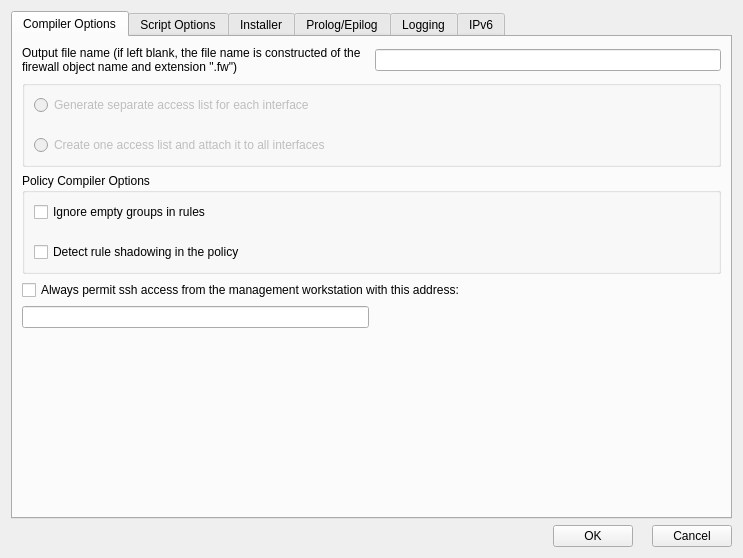
<?xml version="1.0" encoding="UTF-8"?>
<ui version="4.0">
 <class>procurveaclAdvancedDialog_q</class>
 <widget class="QDialog" name="procurveaclAdvancedDialog_q">
  <property name="windowModality">
   <enum>Qt::WindowModal</enum>
  </property>
  <property name="enabled">
   <bool>true</bool>
  </property>
  <property name="geometry">
   <rect>
    <x>0</x>
    <y>0</y>
    <width>743</width>
    <height>558</height>
   </rect>
  </property>
  <property name="windowTitle">
   <string>HP ProCurve ACL Firewall Settings</string>
  </property>
  <property name="sizeGripEnabled">
   <bool>false</bool>
  </property>
  <layout class="QGridLayout" name="gridLayout_5">
   <item row="0" column="0">
    <widget class="QTabWidget" name="tabWidget">
     <property name="currentIndex">
      <number>0</number>
     </property>
     <widget class="QWidget" name="compiler_tab">
      <attribute name="title">
       <string>Compiler Options</string>
      </attribute>
      <layout class="QGridLayout" name="gridLayout_9">
       <item row="0" column="0">
        <widget class="QLabel" name="textLabel1_5">
         <property name="sizePolicy">
          <sizepolicy hsizetype="Expanding" vsizetype="Preferred">
           <horstretch>0</horstretch>
           <verstretch>0</verstretch>
          </sizepolicy>
         </property>
         <property name="text">
          <string>Output file name (if left blank, the file name is constructed of the firewall object name and extension &quot;.fw&quot;)</string>
         </property>
         <property name="alignment">
          <set>Qt::AlignVCenter</set>
         </property>
         <property name="wordWrap">
          <bool>true</bool>
         </property>
        </widget>
       </item>
       <item row="0" column="1">
        <widget class="QLineEdit" name="outputFileName">
         <property name="minimumSize">
          <size>
           <width>300</width>
           <height>0</height>
          </size>
         </property>
         <property name="maximumSize">
          <size>
           <width>32767</width>
           <height>22</height>
          </size>
         </property>
        </widget>
       </item>
       <item row="1" column="0" colspan="2">
        <widget class="QGroupBox" name="groupBox">
         <property name="enabled">
          <bool>false</bool>
         </property>
         <property name="title">
          <string/>
         </property>
         <layout class="QGridLayout" name="gridLayout_4">
          <property name="verticalSpacing">
           <number>20</number>
          </property>
          <item row="0" column="0">
           <widget class="QRadioButton" name="separate_acls_for_interfaces">
            <property name="toolTip">
             <string>Compiler creates multiple access lists from the same policy,
two for each interface: one for inbound and another for
outbound. If the policy is written in a such way that no rule
can possibly be associated with an interface, this interface
gets no access list at all. Also, interfaces marked as 
&quot;unprotected&quot; never get access list regardless of how the policy
rules are designed.
</string>
            </property>
            <property name="text">
             <string>Generate separate access list for each interface</string>
            </property>
           </widget>
          </item>
          <item row="1" column="0">
           <widget class="QRadioButton" name="one_acl_for_all_interfaces">
            <property name="toolTip">
             <string>Compiler creates one access list and assigns it to all
interfaces.
</string>
            </property>
            <property name="text">
             <string>Create one access list and attach it to all interfaces</string>
            </property>
           </widget>
          </item>
         </layout>
        </widget>
       </item>
       <item row="2" column="0" colspan="2">
        <widget class="QGroupBox" name="frame114">
         <property name="sizePolicy">
          <sizepolicy hsizetype="Expanding" vsizetype="Preferred">
           <horstretch>0</horstretch>
           <verstretch>0</verstretch>
          </sizepolicy>
         </property>
         <property name="title">
          <string>Policy Compiler Options</string>
         </property>
         <property name="flat">
          <bool>false</bool>
         </property>
         <property name="checkable">
          <bool>false</bool>
         </property>
         <layout class="QGridLayout" name="gridLayout_6">
          <property name="verticalSpacing">
           <number>20</number>
          </property>
          <item row="0" column="0">
           <widget class="QCheckBox" name="procurve_acl_ignore_empty_groups">
            <property name="toolTip">
             <string>If the option is deactivated, compiler treats empty groups as an error and aborts processing the policy. If this option is activated, compiler removes all empty groups from all rule elements. If rule element becomes 'any' after the last empty group has been removed, the whole rule will be ignored. Use this option only if you fully understand how it works!</string>
            </property>
            <property name="text">
             <string>Ignore empty groups in rules</string>
            </property>
           </widget>
          </item>
          <item row="1" column="0">
           <widget class="QCheckBox" name="procurve_acl_check_shadowing">
            <property name="toolTip">
             <string>Shadowing happens because a rule is a superset of a subsequent rule and any packets potentially matched by the subsequent rule have already been matched by the prior rule.</string>
            </property>
            <property name="text">
             <string>Detect rule shadowing in the policy</string>
            </property>
           </widget>
          </item>
         </layout>
        </widget>
       </item>
       <item row="3" column="0" colspan="2">
        <widget class="QCheckBox" name="mgmt_ssh">
         <property name="text">
          <string>Always permit ssh access from the management workstation with this address:</string>
         </property>
         <property name="checkable">
          <bool>true</bool>
         </property>
         <property name="checked">
          <bool>false</bool>
         </property>
        </widget>
       </item>
       <item row="4" column="0">
        <widget class="QLineEdit" name="mgmt_addr">
         <property name="sizePolicy">
          <sizepolicy hsizetype="Expanding" vsizetype="Fixed">
           <horstretch>0</horstretch>
           <verstretch>0</verstretch>
          </sizepolicy>
         </property>
         <property name="minimumSize">
          <size>
           <width>300</width>
           <height>0</height>
          </size>
         </property>
         <property name="maximumSize">
          <size>
           <width>32767</width>
           <height>22</height>
          </size>
         </property>
        </widget>
       </item>
       <item row="4" column="1">
        <spacer name="horizontalSpacer_2">
         <property name="orientation">
          <enum>Qt::Horizontal</enum>
         </property>
         <property name="sizeHint" stdset="0">
          <size>
           <width>328</width>
           <height>20</height>
          </size>
         </property>
        </spacer>
       </item>
       <item row="5" column="0">
        <spacer>
         <property name="orientation">
          <enum>Qt::Vertical</enum>
         </property>
         <property name="sizeType">
          <enum>QSizePolicy::Expanding</enum>
         </property>
         <property name="sizeHint" stdset="0">
          <size>
           <width>20</width>
           <height>170</height>
          </size>
         </property>
        </spacer>
       </item>
      </layout>
     </widget>
     <widget class="QWidget" name="script_options_tab">
      <attribute name="title">
       <string>Script Options</string>
      </attribute>
      <layout class="QGridLayout" name="gridLayout_11">
       <item row="0" column="0">
        <widget class="QGroupBox" name="buttonGroup10">
         <property name="sizePolicy">
          <sizepolicy hsizetype="Preferred" vsizetype="Expanding">
           <horstretch>0</horstretch>
           <verstretch>0</verstretch>
          </sizepolicy>
         </property>
         <property name="title">
          <string/>
         </property>
         <layout class="QGridLayout" name="gridLayout_7">
          <property name="verticalSpacing">
           <number>5</number>
          </property>
          <item row="0" column="0">
           <widget class="QRadioButton" name="procurve_acl_acl_basic">
            <property name="sizePolicy">
             <sizepolicy hsizetype="Fixed" vsizetype="Fixed">
              <horstretch>0</horstretch>
              <verstretch>0</verstretch>
             </sizepolicy>
            </property>
            <property name="text">
             <string/>
            </property>
           </widget>
          </item>
          <item row="0" column="1">
           <widget class="QLabel" name="textLabel2_3">
            <property name="text">
             <string>Clear all access lists then install new ones. This method may interrupt access to the firewall if you manage it remotely via tunnel.</string>
            </property>
            <property name="alignment">
             <set>Qt::AlignVCenter</set>
            </property>
            <property name="wordWrap">
             <bool>true</bool>
            </property>
            <property name="buddy">
             <cstring>procurve_acl_acl_basic</cstring>
            </property>
           </widget>
          </item>
          <item row="1" column="0">
           <widget class="QRadioButton" name="procurve_acl_acl_no_clear">
            <property name="sizePolicy">
             <sizepolicy hsizetype="Fixed" vsizetype="Fixed">
              <horstretch>0</horstretch>
              <verstretch>0</verstretch>
             </sizepolicy>
            </property>
            <property name="text">
             <string/>
            </property>
           </widget>
          </item>
          <item row="1" column="1">
           <widget class="QLabel" name="textLabel3">
            <property name="focusPolicy">
             <enum>Qt::ClickFocus</enum>
            </property>
            <property name="text">
             <string>Do not clear access lists, just generate commands for the new ones. Use this option if you have your own policy installation scripts.</string>
            </property>
            <property name="alignment">
             <set>Qt::AlignVCenter</set>
            </property>
            <property name="wordWrap">
             <bool>true</bool>
            </property>
            <property name="buddy">
             <cstring>procurve_acl_acl_no_clear</cstring>
            </property>
           </widget>
          </item>
          <item row="2" column="0">
           <widget class="QRadioButton" name="procurve_acl_acl_substitution">
            <property name="sizePolicy">
             <sizepolicy hsizetype="Fixed" vsizetype="Fixed">
              <horstretch>0</horstretch>
              <verstretch>0</verstretch>
             </sizepolicy>
            </property>
            <property name="text">
             <string/>
            </property>
           </widget>
          </item>
          <item row="2" column="1">
           <widget class="QLabel" name="textLabel4">
            <property name="text">
             <string>&quot;Safety net&quot; method:

First, create temporary access list to permit connections from the management subnet specified below to the firewall and assign it to outside interface. This temporary ACL helps maintain session between management station and the firewall while access lists are reloaded in case connection comes over IPSEC tunnel. Then clear permanent lists, recreate them and assign to interfaces. This method ensures that remote access to the firewall is maintained without interruption  at a cost of slightly larger configuration.</string>
            </property>
            <property name="alignment">
             <set>Qt::AlignVCenter</set>
            </property>
            <property name="wordWrap">
             <bool>true</bool>
            </property>
            <property name="buddy">
             <cstring>procurve_acl_acl_substitution</cstring>
            </property>
           </widget>
          </item>
          <item row="3" column="1">
           <widget class="QFrame" name="frame5">
            <property name="frameShape">
             <enum>QFrame::NoFrame</enum>
            </property>
            <property name="frameShadow">
             <enum>QFrame::Sunken</enum>
            </property>
            <layout class="QGridLayout">
             <property name="leftMargin">
              <number>0</number>
             </property>
             <property name="topMargin">
              <number>11</number>
             </property>
             <property name="rightMargin">
              <number>0</number>
             </property>
             <property name="bottomMargin">
              <number>11</number>
             </property>
             <item row="0" column="0" colspan="3">
              <widget class="QLabel" name="procurve_acl_acl_temp_lbl">
               <property name="text">
                <string>Temporary access list should permit access from this address or subnet (use prefix notation to specify subnet, e.g. 192.0.2.0/24):</string>
               </property>
               <property name="alignment">
                <set>Qt::AlignVCenter</set>
               </property>
               <property name="wordWrap">
                <bool>true</bool>
               </property>
              </widget>
             </item>
             <item row="1" column="2">
              <spacer>
               <property name="orientation">
                <enum>Qt::Horizontal</enum>
               </property>
               <property name="sizeType">
                <enum>QSizePolicy::Expanding</enum>
               </property>
               <property name="sizeHint" stdset="0">
                <size>
                 <width>120</width>
                 <height>20</height>
                </size>
               </property>
              </spacer>
             </item>
             <item row="1" column="1">
              <widget class="QLineEdit" name="procurve_acl_acl_temp_addr">
               <property name="sizePolicy">
                <sizepolicy hsizetype="Fixed" vsizetype="Fixed">
                 <horstretch>0</horstretch>
                 <verstretch>0</verstretch>
                </sizepolicy>
               </property>
               <property name="minimumSize">
                <size>
                 <width>199</width>
                 <height>0</height>
                </size>
               </property>
               <property name="maximumSize">
                <size>
                 <width>500</width>
                 <height>32767</height>
                </size>
               </property>
              </widget>
             </item>
             <item row="1" column="0">
              <spacer>
               <property name="orientation">
                <enum>Qt::Horizontal</enum>
               </property>
               <property name="sizeType">
                <enum>QSizePolicy::Expanding</enum>
               </property>
               <property name="sizeHint" stdset="0">
                <size>
                 <width>110</width>
                 <height>20</height>
                </size>
               </property>
              </spacer>
             </item>
            </layout>
           </widget>
          </item>
         </layout>
        </widget>
       </item>
       <item row="1" column="0">
        <widget class="QGroupBox" name="frame170">
         <property name="sizePolicy">
          <sizepolicy hsizetype="Expanding" vsizetype="Expanding">
           <horstretch>0</horstretch>
           <verstretch>0</verstretch>
          </sizepolicy>
         </property>
         <property name="title">
          <string/>
         </property>
         <layout class="QGridLayout" name="gridLayout_10">
          <property name="verticalSpacing">
           <number>20</number>
          </property>
          <item row="0" column="0">
           <widget class="QCheckBox" name="procurve_acl_include_comments">
            <property name="toolTip">
             <string>Insert comments into generated IOSACL configuration file</string>
            </property>
            <property name="text">
             <string>Comment the code</string>
            </property>
           </widget>
          </item>
          <item row="1" column="0">
           <widget class="QCheckBox" name="procurve_acl_use_acl_remarks">
            <property name="toolTip">
             <string>Insert comments into generated IOSACL configuration file</string>
            </property>
            <property name="text">
             <string>Use ACL remarks</string>
            </property>
           </widget>
          </item>
          <item row="2" column="0">
           <spacer name="verticalSpacer">
            <property name="orientation">
             <enum>Qt::Vertical</enum>
            </property>
            <property name="sizeHint" stdset="0">
             <size>
              <width>20</width>
              <height>137</height>
             </size>
            </property>
           </spacer>
          </item>
         </layout>
        </widget>
       </item>
      </layout>
     </widget>
     <widget class="QWidget" name="installer_tab">
      <attribute name="title">
       <string>Installer</string>
      </attribute>
      <layout class="QGridLayout" name="gridLayout_8">
       <item row="0" column="0">
        <widget class="QGroupBox" name="groupBox2">
         <property name="title">
          <string>Built-in installer</string>
         </property>
         <layout class="QGridLayout" name="gridLayout_126">
          <item row="0" column="0">
           <widget class="QLabel" name="textLabel1_2">
            <property name="text">
             <string>User name used to authenticate to the firewall (leave this empty if you use putty session):</string>
            </property>
            <property name="alignment">
             <set>Qt::AlignLeading|Qt::AlignLeft|Qt::AlignVCenter</set>
            </property>
            <property name="wordWrap">
             <bool>true</bool>
            </property>
           </widget>
          </item>
          <item row="0" column="1">
           <widget class="QLineEdit" name="user">
            <property name="sizePolicy">
             <sizepolicy hsizetype="Fixed" vsizetype="Fixed">
              <horstretch>0</horstretch>
              <verstretch>0</verstretch>
             </sizepolicy>
            </property>
           </widget>
          </item>
          <item row="1" column="0">
           <widget class="QLabel" name="textLabel1_3">
            <property name="text">
             <string>Alternative name or address used to communicate with the firewall (also putty session name on Windows)</string>
            </property>
            <property name="alignment">
             <set>Qt::AlignLeading|Qt::AlignLeft|Qt::AlignTop</set>
            </property>
            <property name="wordWrap">
             <bool>true</bool>
            </property>
           </widget>
          </item>
          <item row="1" column="1">
           <widget class="QLineEdit" name="altAddress">
            <property name="sizePolicy">
             <sizepolicy hsizetype="Fixed" vsizetype="Fixed">
              <horstretch>0</horstretch>
              <verstretch>0</verstretch>
             </sizepolicy>
            </property>
           </widget>
          </item>
          <item row="2" column="0" colspan="2">
           <layout class="QHBoxLayout">
            <item>
             <widget class="QLabel" name="textLabel1_7">
              <property name="text">
               <string>Additional command line parameters for ssh</string>
              </property>
              <property name="wordWrap">
               <bool>false</bool>
              </property>
             </widget>
            </item>
            <item>
             <widget class="QLineEdit" name="sshArgs">
              <property name="sizePolicy">
               <sizepolicy hsizetype="Expanding" vsizetype="Fixed">
                <horstretch>0</horstretch>
                <verstretch>0</verstretch>
               </sizepolicy>
              </property>
              <property name="minimumSize">
               <size>
                <width>300</width>
                <height>0</height>
               </size>
              </property>
             </widget>
            </item>
           </layout>
          </item>
          <item row="3" column="0" colspan="2">
           <layout class="QHBoxLayout" name="_2">
            <item>
             <widget class="QLabel" name="textLabel1_8">
              <property name="text">
               <string>Additional command line parameters for scp</string>
              </property>
              <property name="wordWrap">
               <bool>false</bool>
              </property>
             </widget>
            </item>
            <item>
             <widget class="QLineEdit" name="scpArgs">
              <property name="sizePolicy">
               <sizepolicy hsizetype="Expanding" vsizetype="Fixed">
                <horstretch>0</horstretch>
                <verstretch>0</verstretch>
               </sizepolicy>
              </property>
              <property name="minimumSize">
               <size>
                <width>300</width>
                <height>0</height>
               </size>
              </property>
             </widget>
            </item>
           </layout>
          </item>
         </layout>
        </widget>
       </item>
       <item row="1" column="0">
        <widget class="QGroupBox" name="SCPgroupBox">
         <property name="title">
          <string/>
         </property>
         <layout class="QGridLayout" name="gridLayout_3">
          <item row="0" column="0" colspan="2">
           <widget class="QLabel" name="label">
            <property name="text">
             <string>Instead of running generated configuration on the router line by line, installer can use scp to copy the file and then &quot;copy file running-config&quot; command to activate it. Ssh v2 and scp servers should be configured on the router for this to work. This method is much faster than running configuration line by line.</string>
            </property>
            <property name="wordWrap">
             <bool>true</bool>
            </property>
           </widget>
          </item>
          <item row="1" column="0" colspan="2">
           <widget class="QCheckBox" name="use_scp">
            <property name="text">
             <string>Copy generated configuration file to the router using scp</string>
            </property>
           </widget>
          </item>
          <item row="2" column="0" colspan="2">
           <widget class="QLabel" name="label_3">
            <property name="text">
             <string>File system on the router where configuration file should be saved if it is copied with scp. Examples: &quot;flash:&quot;, &quot;disk0:&quot;. Should end with a colon &quot;:&quot;. If this input field is left blank, installer uses &quot;nvram:&quot;:</string>
            </property>
            <property name="wordWrap">
             <bool>true</bool>
            </property>
           </widget>
          </item>
          <item row="3" column="0">
           <widget class="QLineEdit" name="filesystem"/>
          </item>
          <item row="3" column="1">
           <spacer name="horizontalSpacer">
            <property name="orientation">
             <enum>Qt::Horizontal</enum>
            </property>
            <property name="sizeHint" stdset="0">
             <size>
              <width>398</width>
              <height>20</height>
             </size>
            </property>
           </spacer>
          </item>
         </layout>
        </widget>
       </item>
       <item row="2" column="0">
        <widget class="QGroupBox" name="groupBox1">
         <property name="title">
          <string>External install script</string>
         </property>
         <layout class="QGridLayout" name="gridLayout_2">
          <property name="verticalSpacing">
           <number>-1</number>
          </property>
          <item row="0" column="0">
           <layout class="QHBoxLayout" name="horizontalLayout">
            <item>
             <widget class="QLabel" name="textLabel5_2">
              <property name="sizePolicy">
               <sizepolicy hsizetype="Expanding" vsizetype="Preferred">
                <horstretch>0</horstretch>
                <verstretch>0</verstretch>
               </sizepolicy>
              </property>
              <property name="text">
               <string>Policy install script (using built-in installer if this field is blank):</string>
              </property>
              <property name="alignment">
               <set>Qt::AlignLeading|Qt::AlignLeft|Qt::AlignVCenter</set>
              </property>
              <property name="wordWrap">
               <bool>true</bool>
              </property>
             </widget>
            </item>
            <item>
             <widget class="QLineEdit" name="installScript">
              <property name="sizePolicy">
               <sizepolicy hsizetype="Fixed" vsizetype="Fixed">
                <horstretch>0</horstretch>
                <verstretch>0</verstretch>
               </sizepolicy>
              </property>
              <property name="minimumSize">
               <size>
                <width>300</width>
                <height>0</height>
               </size>
              </property>
             </widget>
            </item>
           </layout>
          </item>
          <item row="1" column="0">
           <layout class="QHBoxLayout" name="horizontalLayout_2">
            <item>
             <widget class="QLabel" name="textLabel6_2">
              <property name="sizePolicy">
               <sizepolicy hsizetype="Expanding" vsizetype="Preferred">
                <horstretch>0</horstretch>
                <verstretch>0</verstretch>
               </sizepolicy>
              </property>
              <property name="text">
               <string>Command line options for the script:</string>
              </property>
              <property name="alignment">
               <set>Qt::AlignLeading|Qt::AlignLeft|Qt::AlignVCenter</set>
              </property>
              <property name="wordWrap">
               <bool>false</bool>
              </property>
             </widget>
            </item>
            <item>
             <widget class="QLineEdit" name="installScriptArgs">
              <property name="sizePolicy">
               <sizepolicy hsizetype="Fixed" vsizetype="Fixed">
                <horstretch>0</horstretch>
                <verstretch>0</verstretch>
               </sizepolicy>
              </property>
              <property name="minimumSize">
               <size>
                <width>300</width>
                <height>0</height>
               </size>
              </property>
             </widget>
            </item>
           </layout>
          </item>
         </layout>
        </widget>
       </item>
      </layout>
     </widget>
     <widget class="QWidget" name="prolog_epilog_tab">
      <attribute name="title">
       <string>Prolog/Epilog</string>
      </attribute>
      <layout class="QGridLayout">
       <property name="leftMargin">
        <number>20</number>
       </property>
       <property name="topMargin">
        <number>12</number>
       </property>
       <property name="rightMargin">
        <number>20</number>
       </property>
       <property name="bottomMargin">
        <number>20</number>
       </property>
       <item row="0" column="0">
        <widget class="QGroupBox" name="frame146">
         <property name="title">
          <string/>
         </property>
         <layout class="QGridLayout">
          <property name="margin">
           <number>6</number>
          </property>
          <item row="2" column="0">
           <spacer>
            <property name="orientation">
             <enum>Qt::Horizontal</enum>
            </property>
            <property name="sizeType">
             <enum>QSizePolicy::Expanding</enum>
            </property>
            <property name="sizeHint" stdset="0">
             <size>
              <width>40</width>
              <height>20</height>
             </size>
            </property>
           </spacer>
          </item>
          <item row="2" column="1">
           <widget class="QPushButton" name="edit_prolog_button">
            <property name="text">
             <string>Edit</string>
            </property>
           </widget>
          </item>
          <item row="0" column="0">
           <widget class="QLabel" name="textLabel2">
            <property name="text">
             <string>The following commands will be added verbatim on top of generated configuration</string>
            </property>
            <property name="alignment">
             <set>Qt::AlignVCenter</set>
            </property>
            <property name="wordWrap">
             <bool>true</bool>
            </property>
           </widget>
          </item>
          <item row="1" column="0" colspan="2">
           <widget class="QTextEdit" name="procurve_acl_prolog_script"/>
          </item>
         </layout>
        </widget>
       </item>
       <item row="1" column="0">
        <widget class="QGroupBox" name="frame147">
         <property name="title">
          <string/>
         </property>
         <layout class="QGridLayout">
          <property name="margin">
           <number>6</number>
          </property>
          <item row="2" column="1">
           <widget class="QPushButton" name="edit_epilog_button">
            <property name="text">
             <string>Edit</string>
            </property>
           </widget>
          </item>
          <item row="2" column="0">
           <spacer>
            <property name="orientation">
             <enum>Qt::Horizontal</enum>
            </property>
            <property name="sizeType">
             <enum>QSizePolicy::Expanding</enum>
            </property>
            <property name="sizeHint" stdset="0">
             <size>
              <width>40</width>
              <height>20</height>
             </size>
            </property>
           </spacer>
          </item>
          <item row="1" column="0" colspan="2">
           <widget class="QTextEdit" name="procurve_acl_epilog_script"/>
          </item>
          <item row="0" column="0" colspan="2">
           <widget class="QLabel" name="textLabel2_2">
            <property name="text">
             <string>The following commands will be added verbatim after generated configuration</string>
            </property>
            <property name="textFormat">
             <enum>Qt::RichText</enum>
            </property>
            <property name="alignment">
             <set>Qt::AlignVCenter</set>
            </property>
            <property name="wordWrap">
             <bool>true</bool>
            </property>
            <property name="margin">
             <number>0</number>
            </property>
           </widget>
          </item>
         </layout>
        </widget>
       </item>
      </layout>
     </widget>
     <widget class="QWidget" name="logging_tab">
      <attribute name="title">
       <string>Logging</string>
      </attribute>
      <layout class="QGridLayout">
       <item row="0" column="0">
        <widget class="QCheckBox" name="generate_logging_commands">
         <property name="text">
          <string>Generate logging commands</string>
         </property>
        </widget>
       </item>
       <item row="1" column="0">
        <widget class="QGroupBox" name="syslog_controls">
         <property name="title">
          <string>Syslog</string>
         </property>
         <layout class="QGridLayout">
          <property name="margin">
           <number>12</number>
          </property>
          <item row="0" column="1" colspan="2">
           <widget class="QLineEdit" name="syslog_host"/>
          </item>
          <item row="0" column="0">
           <widget class="QLabel" name="label599">
            <property name="text">
             <string>Syslog host (name or IP address):</string>
            </property>
            <property name="alignment">
             <set>Qt::AlignRight|Qt::AlignTrailing|Qt::AlignVCenter</set>
            </property>
            <property name="wordWrap">
             <bool>false</bool>
            </property>
           </widget>
          </item>
          <item row="2" column="0">
           <widget class="QLabel" name="label598">
            <property name="text">
             <string>syslog facility:</string>
            </property>
            <property name="alignment">
             <set>Qt::AlignRight|Qt::AlignTrailing|Qt::AlignVCenter</set>
            </property>
            <property name="wordWrap">
             <bool>false</bool>
            </property>
           </widget>
          </item>
          <item row="3" column="0">
           <widget class="QLabel" name="label640">
            <property name="text">
             <string>syslog level ('logging trap'):</string>
            </property>
            <property name="alignment">
             <set>Qt::AlignRight|Qt::AlignTrailing|Qt::AlignVCenter</set>
            </property>
            <property name="wordWrap">
             <bool>false</bool>
            </property>
           </widget>
          </item>
          <item row="2" column="1" colspan="2">
           <widget class="QComboBox" name="syslog_facility"/>
          </item>
          <item row="3" column="1" colspan="2">
           <widget class="QComboBox" name="logging_trap_level"/>
          </item>
          <item row="5" column="0" colspan="3">
           <widget class="Line" name="hseparator39">
            <property name="frameShape">
             <enum>QFrame::HLine</enum>
            </property>
            <property name="frameShadow">
             <enum>QFrame::Sunken</enum>
            </property>
            <property name="orientation">
             <enum>Qt::Horizontal</enum>
            </property>
           </widget>
          </item>
          <item row="7" column="0" colspan="3">
           <widget class="Line" name="hseparator40">
            <property name="frameShape">
             <enum>QFrame::HLine</enum>
            </property>
            <property name="frameShadow">
             <enum>QFrame::Sunken</enum>
            </property>
            <property name="orientation">
             <enum>Qt::Horizontal</enum>
            </property>
           </widget>
          </item>
          <item row="8" column="0" colspan="3">
           <widget class="QLabel" name="label641">
            <property name="text">
             <string>The logging timestamp command requires that the clock command be set.</string>
            </property>
            <property name="alignment">
             <set>Qt::AlignVCenter</set>
            </property>
            <property name="wordWrap">
             <bool>true</bool>
            </property>
           </widget>
          </item>
          <item row="9" column="0" colspan="3">
           <widget class="QCheckBox" name="logging_timestamp">
            <property name="text">
             <string>Enable logging timestamps on syslog file</string>
            </property>
           </widget>
          </item>
         </layout>
        </widget>
       </item>
       <item row="2" column="0">
        <widget class="QGroupBox" name="other_logging_controls">
         <property name="title">
          <string>Other logging destinations and levels:</string>
         </property>
         <layout class="QGridLayout">
          <property name="margin">
           <number>12</number>
          </property>
          <item row="0" column="0">
           <widget class="QCheckBox" name="logging_buffered">
            <property name="text">
             <string>Internal buffer</string>
            </property>
           </widget>
          </item>
          <item row="1" column="0">
           <widget class="QCheckBox" name="logging_console">
            <property name="text">
             <string>Console</string>
            </property>
           </widget>
          </item>
          <item row="0" column="1">
           <widget class="QComboBox" name="logging_buffered_level"/>
          </item>
          <item row="1" column="1">
           <widget class="QComboBox" name="logging_console_level"/>
          </item>
         </layout>
        </widget>
       </item>
       <item row="3" column="0">
        <spacer>
         <property name="orientation">
          <enum>Qt::Vertical</enum>
         </property>
         <property name="sizeType">
          <enum>QSizePolicy::Expanding</enum>
         </property>
         <property name="sizeHint" stdset="0">
          <size>
           <width>675</width>
           <height>121</height>
          </size>
         </property>
        </spacer>
       </item>
      </layout>
     </widget>
     <widget class="QWidget" name="ipv6_tab">
      <attribute name="title">
       <string>IPv6</string>
      </attribute>
      <layout class="QGridLayout">
       <item row="1" column="0">
        <widget class="QLabel" name="label_2">
         <property name="text">
          <string>The order in which ipv4 and ipv6 rules should be generated:</string>
         </property>
        </widget>
       </item>
       <item row="1" column="1">
        <spacer>
         <property name="orientation">
          <enum>Qt::Horizontal</enum>
         </property>
         <property name="sizeHint" stdset="0">
          <size>
           <width>40</width>
           <height>20</height>
          </size>
         </property>
        </spacer>
       </item>
       <item row="2" column="0">
        <widget class="QComboBox" name="ipv4before_2">
         <item>
          <property name="text">
           <string>IPv4 before IPv6</string>
          </property>
         </item>
         <item>
          <property name="text">
           <string>IPv6 before IPv4</string>
          </property>
         </item>
        </widget>
       </item>
       <item row="3" column="0">
        <spacer>
         <property name="orientation">
          <enum>Qt::Vertical</enum>
         </property>
         <property name="sizeHint" stdset="0">
          <size>
           <width>20</width>
           <height>40</height>
          </size>
         </property>
        </spacer>
       </item>
      </layout>
     </widget>
    </widget>
   </item>
   <item row="1" column="0">
    <layout class="QHBoxLayout">
     <item>
      <spacer>
       <property name="orientation">
        <enum>Qt::Horizontal</enum>
       </property>
       <property name="sizeType">
        <enum>QSizePolicy::Expanding</enum>
       </property>
       <property name="sizeHint" stdset="0">
        <size>
         <width>20</width>
         <height>20</height>
        </size>
       </property>
      </spacer>
     </item>
     <item>
      <layout class="QHBoxLayout">
       <item>
        <widget class="QPushButton" name="ok_button">
         <property name="text">
          <string>OK</string>
         </property>
        </widget>
       </item>
       <item>
        <widget class="QLabel" name="label583">
         <property name="alignment">
          <set>Qt::AlignCenter</set>
         </property>
         <property name="wordWrap">
          <bool>false</bool>
         </property>
        </widget>
       </item>
       <item>
        <widget class="QPushButton" name="cancel_button">
         <property name="text">
          <string>Cancel</string>
         </property>
        </widget>
       </item>
      </layout>
     </item>
    </layout>
   </item>
  </layout>
 </widget>
 <tabstops>
  <tabstop>outputFileName</tabstop>
  <tabstop>separate_acls_for_interfaces</tabstop>
  <tabstop>one_acl_for_all_interfaces</tabstop>
  <tabstop>procurve_acl_ignore_empty_groups</tabstop>
  <tabstop>procurve_acl_check_shadowing</tabstop>
  <tabstop>mgmt_ssh</tabstop>
  <tabstop>mgmt_addr</tabstop>
  <tabstop>procurve_acl_acl_basic</tabstop>
  <tabstop>procurve_acl_acl_no_clear</tabstop>
  <tabstop>procurve_acl_acl_substitution</tabstop>
  <tabstop>procurve_acl_acl_temp_addr</tabstop>
  <tabstop>user</tabstop>
  <tabstop>altAddress</tabstop>
  <tabstop>sshArgs</tabstop>
  <tabstop>scpArgs</tabstop>
  <tabstop>use_scp</tabstop>
  <tabstop>filesystem</tabstop>
  <tabstop>installScript</tabstop>
  <tabstop>installScriptArgs</tabstop>
  <tabstop>procurve_acl_prolog_script</tabstop>
  <tabstop>edit_prolog_button</tabstop>
  <tabstop>procurve_acl_epilog_script</tabstop>
  <tabstop>edit_epilog_button</tabstop>
  <tabstop>generate_logging_commands</tabstop>
  <tabstop>syslog_host</tabstop>
  <tabstop>syslog_facility</tabstop>
  <tabstop>logging_trap_level</tabstop>
  <tabstop>logging_timestamp</tabstop>
  <tabstop>logging_buffered</tabstop>
  <tabstop>logging_console</tabstop>
  <tabstop>logging_buffered_level</tabstop>
  <tabstop>logging_console_level</tabstop>
  <tabstop>ipv4before_2</tabstop>
  <tabstop>ok_button</tabstop>
  <tabstop>cancel_button</tabstop>
  <tabstop>textLabel3</tabstop>
  <tabstop>tabWidget</tabstop>
 </tabstops>
 <resources/>
 <connections>
  <connection>
   <sender>ok_button</sender>
   <signal>clicked()</signal>
   <receiver>procurveaclAdvancedDialog_q</receiver>
   <slot>accept()</slot>
   <hints>
    <hint type="sourcelabel">
     <x>584</x>
     <y>703</y>
    </hint>
    <hint type="destinationlabel">
     <x>371</x>
     <y>366</y>
    </hint>
   </hints>
  </connection>
  <connection>
   <sender>cancel_button</sender>
   <signal>clicked()</signal>
   <receiver>procurveaclAdvancedDialog_q</receiver>
   <slot>reject()</slot>
   <hints>
    <hint type="sourcelabel">
     <x>689</x>
     <y>703</y>
    </hint>
    <hint type="destinationlabel">
     <x>371</x>
     <y>366</y>
    </hint>
   </hints>
  </connection>
  <connection>
   <sender>edit_prolog_button</sender>
   <signal>clicked()</signal>
   <receiver>procurveaclAdvancedDialog_q</receiver>
   <slot>editProlog()</slot>
   <hints>
    <hint type="sourcelabel">
     <x>671</x>
     <y>318</y>
    </hint>
    <hint type="destinationlabel">
     <x>371</x>
     <y>366</y>
    </hint>
   </hints>
  </connection>
  <connection>
   <sender>edit_epilog_button</sender>
   <signal>clicked()</signal>
   <receiver>procurveaclAdvancedDialog_q</receiver>
   <slot>editEpilog()</slot>
   <hints>
    <hint type="sourcelabel">
     <x>671</x>
     <y>628</y>
    </hint>
    <hint type="destinationlabel">
     <x>371</x>
     <y>366</y>
    </hint>
   </hints>
  </connection>
  <connection>
   <sender>procurve_acl_acl_basic</sender>
   <signal>toggled(bool)</signal>
   <receiver>procurveaclAdvancedDialog_q</receiver>
   <slot>scriptACLModeChanged()</slot>
   <hints>
    <hint type="sourcelabel">
     <x>60</x>
     <y>75</y>
    </hint>
    <hint type="destinationlabel">
     <x>371</x>
     <y>366</y>
    </hint>
   </hints>
  </connection>
  <connection>
   <sender>procurve_acl_acl_no_clear</sender>
   <signal>toggled(bool)</signal>
   <receiver>procurveaclAdvancedDialog_q</receiver>
   <slot>scriptACLModeChanged()</slot>
   <hints>
    <hint type="sourcelabel">
     <x>60</x>
     <y>117</y>
    </hint>
    <hint type="destinationlabel">
     <x>371</x>
     <y>366</y>
    </hint>
   </hints>
  </connection>
  <connection>
   <sender>procurve_acl_acl_substitution</sender>
   <signal>toggled(bool)</signal>
   <receiver>procurveaclAdvancedDialog_q</receiver>
   <slot>scriptACLModeChanged()</slot>
   <hints>
    <hint type="sourcelabel">
     <x>60</x>
     <y>207</y>
    </hint>
    <hint type="destinationlabel">
     <x>371</x>
     <y>366</y>
    </hint>
   </hints>
  </connection>
 </connections>
 <slots>
  <slot>editProlog()</slot>
  <slot>editEpilog()</slot>
  <slot>scriptACLModeChanged()</slot>
 </slots>
</ui>
